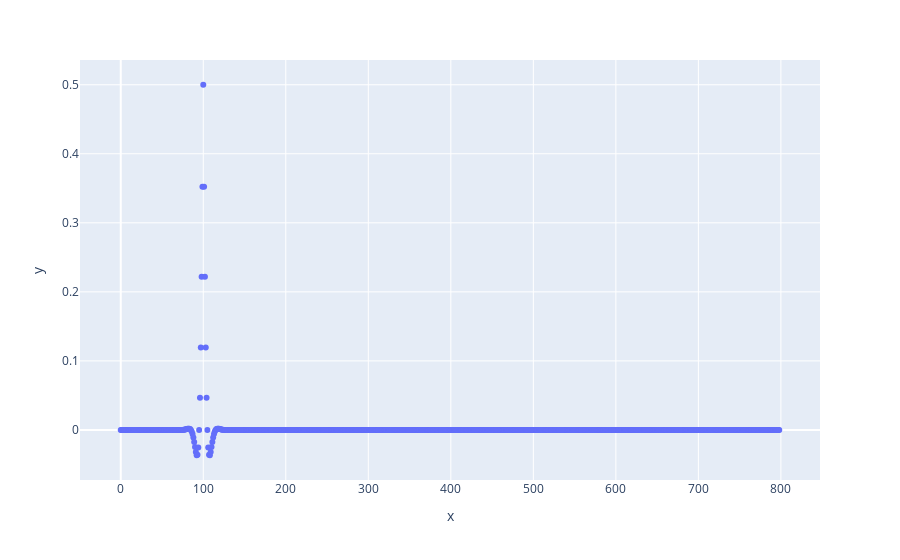

Source (notebook cell):
### Markdown cell above
# Impulse response

Impulse response $h[n]$ for the input $\delta[n]$.

### Code cell
import plotly.express as px
import numpy as np
from sistema_desconhecido import sistema_desconhecido

n=np.arange(799)
xn=np.zeros(400)

xn[0]=1;


yn=sistema_desconhecido(xn)

fig = px.scatter(x=n, y=yn)
fig.show()

### Figure 1 — Plotly figure (JSON) as saved in the notebook; plotly's stock layout.template omitted (floating-point values rounded to 4 significant figures; data arrays with more than 128 entries replaced by an {"elided": "..."} marker saying what was removed)
{"data": [{"hovertemplate": "x=%{x}<br>y=%{y}<extra></extra>", "legendgroup": "", "marker": {"color": "#636efa", "symbol": "circle"}, "mode": "markers", "name": "", "showlegend": false, "type": "scatter", "x": {"elided": "799 int values"}, "xaxis": "x", "y": {"elided": "799 float values"}, "yaxis": "y"}], "layout": {"legend": {"tracegroupgap": 0}, "margin": {"t": 60}, "xaxis": {"anchor": "y", "domain": [0, 1], "title": {"text": "x"}}, "yaxis": {"anchor": "x", "domain": [0, 1], "title": {"text": "y"}}}}
